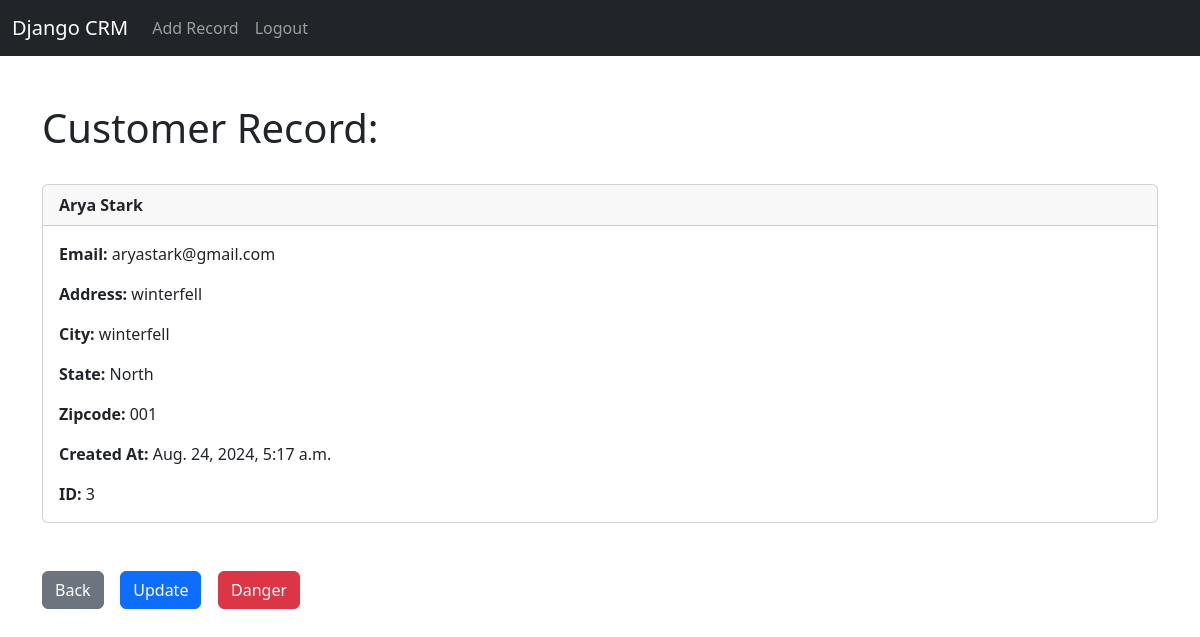
Screenshot of /record/3 (signed in) with the database file from the repository.
### dcrm/models.py (models this page shows, shortened)
class Record(models.Model):
    created_at = models.DateTimeField(auto_now_add = True)
    first_name = models.CharField(max_length=50)
    last_name=  models.CharField(max_length=50)
    email =  models.CharField(max_length=100)
    phone = models.CharField(max_length=50)
    address =   models.CharField(max_length=100)
    city =  models.CharField(max_length=50)
    state = models.CharField(max_length=50)
    zipcode = models.CharField(max_length=20)

### dcrm/views.py (the view)
# urls.py: path('record/<int:pk>', views.customer_record, name='record'),
def customer_record(request, pk):
    if request.user.is_authenticated:
        customer_record = Record.objects.get(id=pk)
        return render(request, 'record.html', {'customer_record': customer_record})
    else:
        messages.success(request, "You must be logged in to view this page...")
        return redirect('home')

### dcrm/templates/record.html (shortened to what this page needs)
{% extends 'base.html' %}
{% block content %}
<h1>Customer Record:</h1>
<br>
    <div class="card">
        <div class="card-header fw-bold">
            {{ customer_record.first_name }}
            {{ customer_record.last_name }}<br>
        </div>
        <div class="card-body">
            <p class="card-text fw-medium"><span class=" fw-bold"> Email:  </span>{{ customer_record.email }}</p>
            <p class="card-text fw-medium"><span class=" fw-bold"> Address:  </span>{{ customer_record.address }}</p>
            <p class="card-text fw-medium"><span class=" fw-bold"> City:  </span>{{ customer_record.city }}</p>
            <p class="card-text fw-medium"><span class=" fw-bold"> State:  </span>{{ customer_record.state }}</p>
            <p class="card-text fw-medium"><span class=" fw-bold"> Zipcode:  </span>{{ customer_record.zipcode }}</p>
            <p class="card-text fw-medium"><span class=" fw-bold"> Created At:  </span>{{ customer_record.created_at }}</p>
            <p class="card-text fw-medium"><span class=" fw-bold"> ID:  </span>{{ customer_record.id }}</p>
        </div>
    </div>
<br><br>
<a href="{% url 'home' %}" class="btn btn-secondary">Back</a>
<a href="{% url 'update_record' customer_record.id %}" class="btn btn-primary">Update</a>
<a href="{% url 'delete_record' customer_record.id %}" class="btn btn-danger">Danger</a>
{% endblock %}

### rows the page displays
Record: first_name "Arya", last_name "Stark", email "aryastark@gmail.com", address "winterfell", city "winterfell", state "North", zipcode "001", created_at "Aug. 24, 2024, 5:17 a.m.", id "3"
